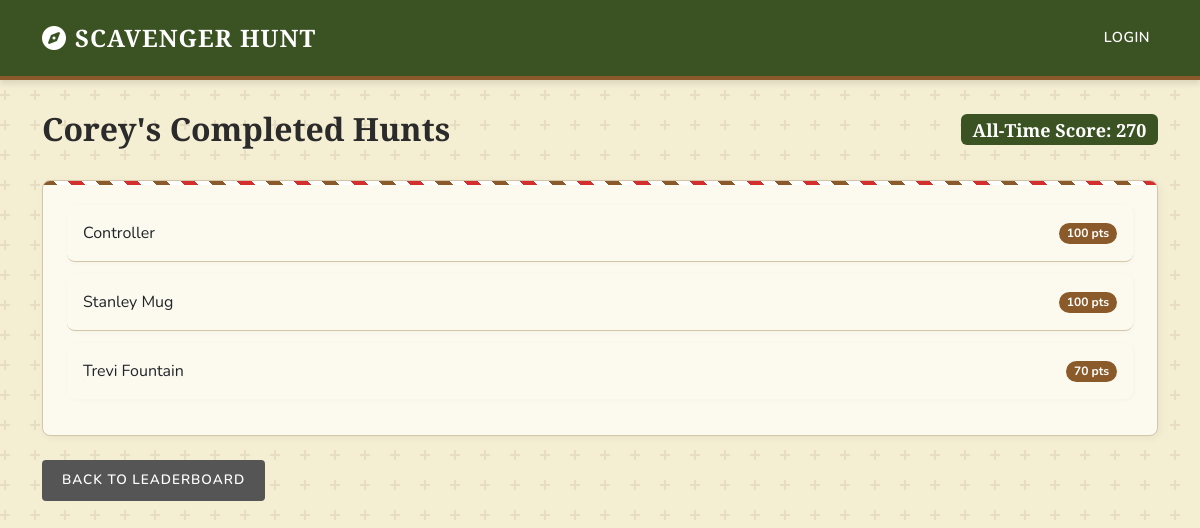
/user/Corey, run on the app's committed database.
### app.py (models this page shows)
class Player(db.Model):
    id = db.Column(db.Integer, primary_key=True)
    username = db.Column(db.String(255), nullable=False)
    hunt_id = db.Column(db.Integer, db.ForeignKey('hunt.id'), nullable=False)
    total_score = db.Column(db.Integer, default=0)
    is_completed = db.Column(db.Boolean, default=False)
    attempts = db.relationship('Attempt', backref='player', lazy=True)

class Hunt(db.Model):
    id = db.Column(db.Integer, primary_key=True)
    name = db.Column(db.String(255), nullable=False)
    targets = db.relationship('Target', backref='hunt', lazy=True, cascade="all, delete-orphan")

### app.py (the view)
@app.route('/user/<username>')
def user_details(username):
    user_scores = db.session.query(
        Hunt.name,
        Player.total_score
    ).join(Player, Hunt.id == Player.hunt_id)\
     .filter(Player.username == username, Player.is_completed == True)\
     .order_by(Hunt.name)\
     .all()
    total_score_all_time = sum(score for _, score in user_scores)
    return render_template('user_details.html', username=username, scores=user_scores, total_score=total_score_all_time)

### templates/user_details.html
{% extends 'layout.html' %}
{% block content %}
<div class="d-flex justify-content-between align-items-center">
    <h2>{{ username }}'s Completed Hunts</h2>
    <h4><span class="badge bg-info text-dark">All-Time Score: {{ total_score }}</span></h4>
</div>
<div class="card mt-4">
    <div class="card-body">
        {% if scores %}
            <ul class="list-group list-group-flush">
                {% for hunt_name, score in scores %}
                    <li class="list-group-item d-flex justify-content-between align-items-center p-3">
                        <span>{{ hunt_name }}</span>
                        <span class="badge bg-primary rounded-pill">{{ score }} pts</span>
                    </li>
                {% endfor %}
            </ul>
        {% else %}
            <p class="text-muted">{{ username }} has not completed any scavenger hunts yet.</p>
        {% endif %}
    </div>
</div>
<a href="{{ url_for('index') }}" class="btn btn-secondary mt-4">Back to Leaderboard</a>
{% endblock %}

### templates/layout.html (style rules this page uses)
:root { --bg-color: #F4EED3; --text-color: #2b2b2b; --primary-color: #3b5323; --primary-hover: #2c3e1a; --secondary-color: #8b5a2b; --card-bg: #FCFAEF; --border-color: #D4C4A8; }
body { background-color: var(--bg-color); color: var(--text-color); font-family: 'Nunito', sans-serif; }
h1, h2, h3, h4, h5, h6, .navbar-brand { font-family: 'Playfair Display', serif; font-weight: 700; }
.card { border: 1px solid var(--border-color); border-radius: 8px; background-color: var(--card-bg); box-shadow: 2px 2px 8px rgba(0,0,0,0.05); overflow: hidden; position: relative; }
.card::before { content: ''; position: absolute; top: 0; left: 0; right: 0; height: 4px; background: repeating-linear-gradient( 45deg, var(--secondary-color), var(--secondary-color) 10px, #fff 10px, #fff 20px, #d32f2f 20px, #d32f2f 30px, #fff 30px, #fff 40px ); }
.card-body { padding: 24px; }
.btn { border-radius: 4px; padding: 10px 20px; font-weight: 600; text-transform: uppercase; letter-spacing: 1px; font-size: 0.85rem; border: none; transition: all 0.3s ease; }
.btn-secondary { background-color: #555; color: #fff; }
.list-group-item { border: 1px solid var(--border-color); margin-bottom: 12px; border-radius: 8px !important; background-color: var(--card-bg); box-shadow: 1px 1px 4px rgba(0,0,0,0.03); }
.list-group { background: transparent; }
.badge.bg-primary { background-color: var(--secondary-color) !important; }
.badge.bg-info { background-color: var(--primary-color) !important; color: white !important; }

### data on the page
Player: name "Controller", total_score "100"
Player: name "Stanley Mug", total_score "100"
Player: name "Trevi Fountain", total_score "70"

### other printed values
{{ username }} "Corey"
{{ total_score }} "270"
